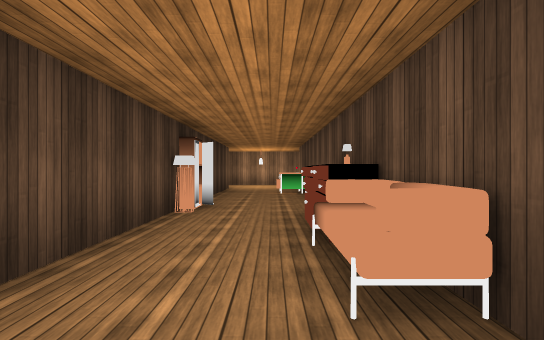
[1] (above)

21 first-person views from a walk through a Unity game level. The camera is 1.3 m above the floor, looks level and sees 75° across. The floor is counted in squares, 2.4 m on a side. Each view is taken from the middle of a square. On the plan, view 1 faces up. The plan holds only what a view shows up to about 9 squares ahead; the rest is blank. The place goes on beyond the plan. The player is left out. Door leaves are left out, so doorways stand open. Some surface patterns are stand-ins.

[2]
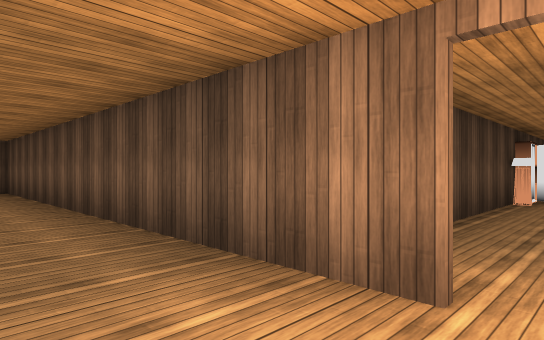

[3]
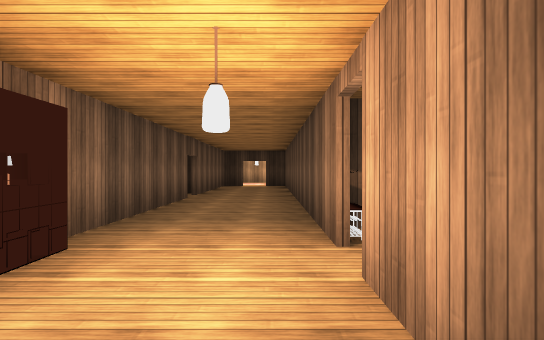

[4]
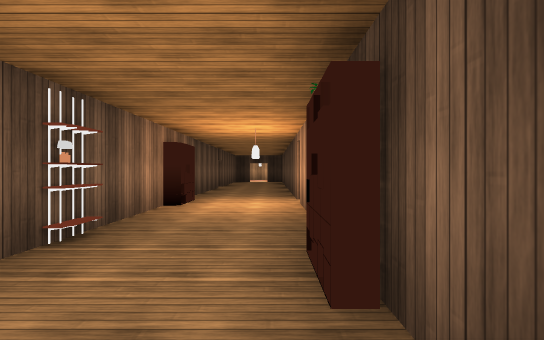

[5]
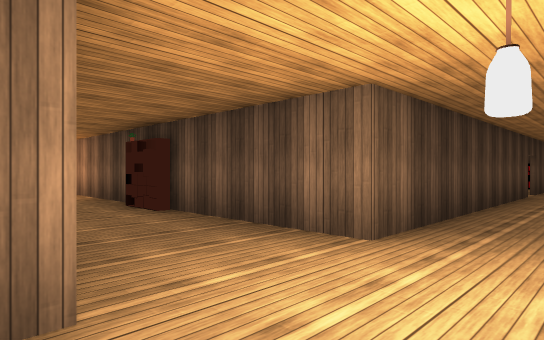

[6]
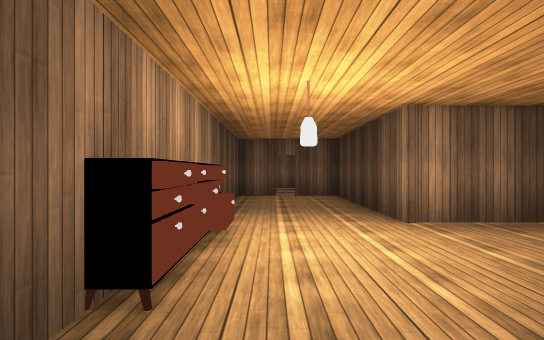

[7]
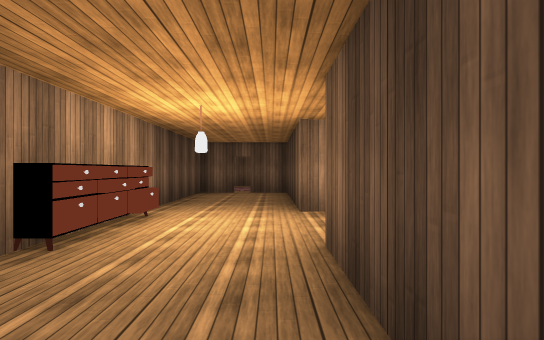

[8]
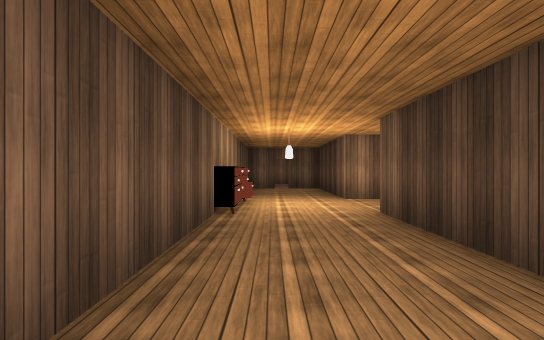

[9]
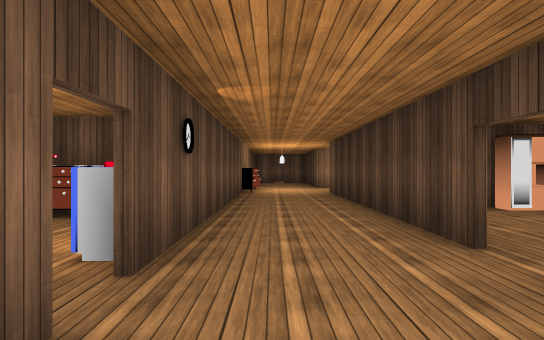

[10]
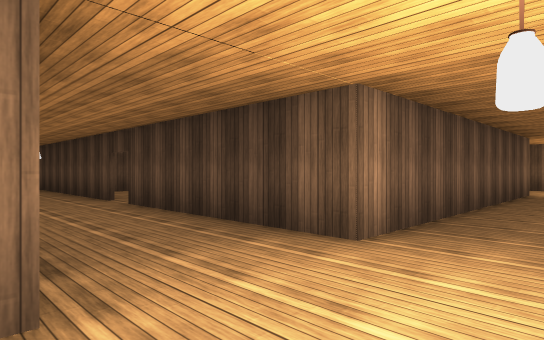

[11]
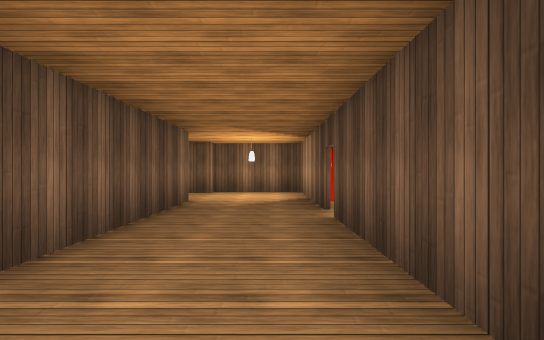

[12]
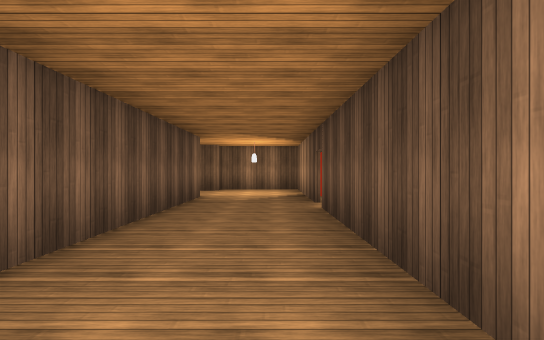

[13]
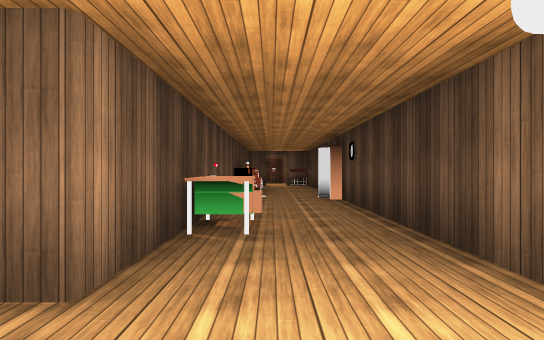

[14]
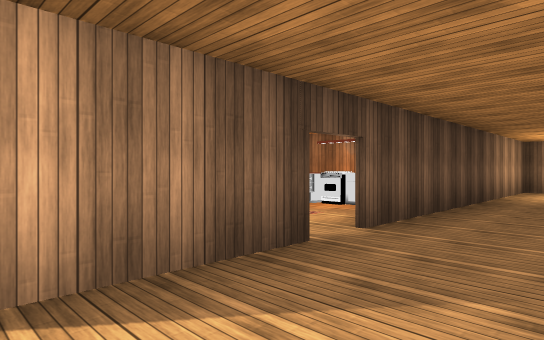

[15]
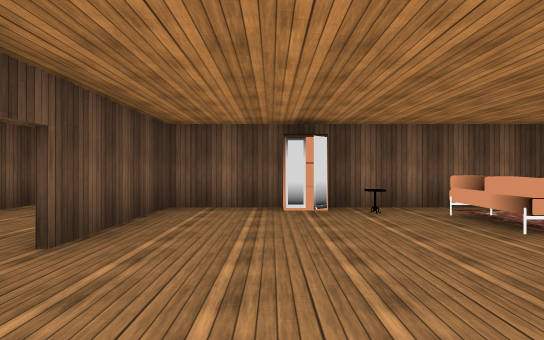

[16]
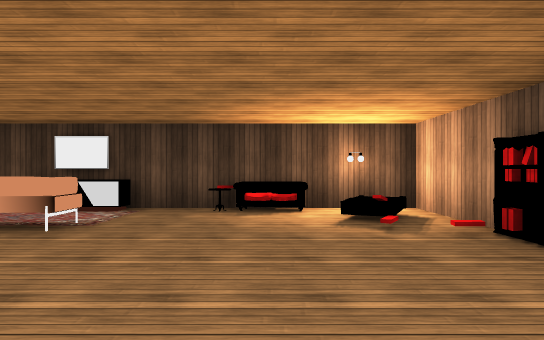

[17]
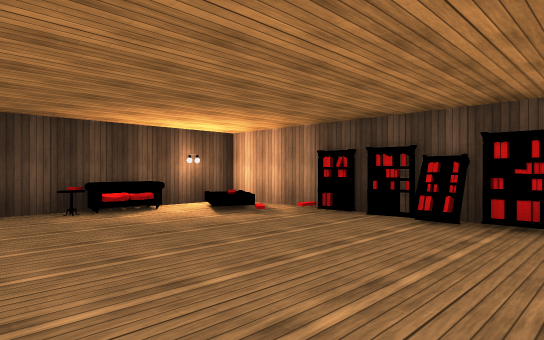

[18]
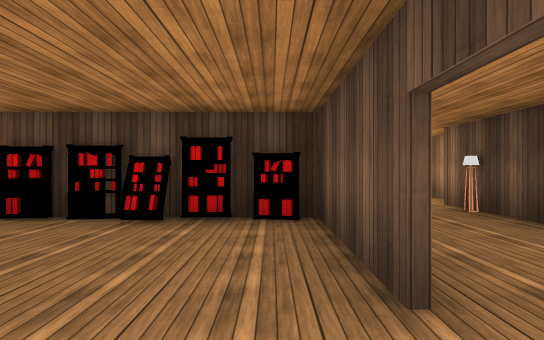

[19]
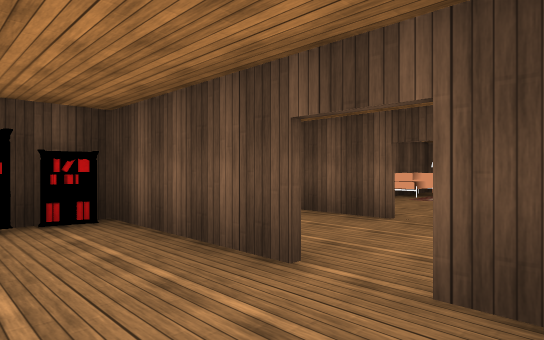

[20]
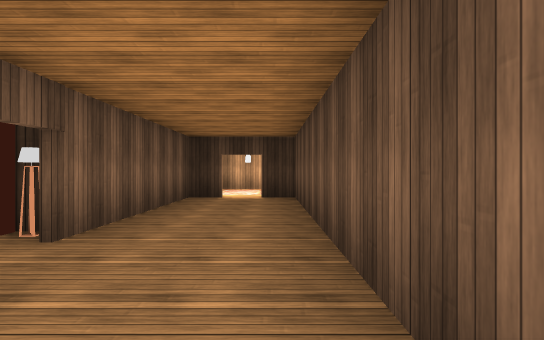

[21]
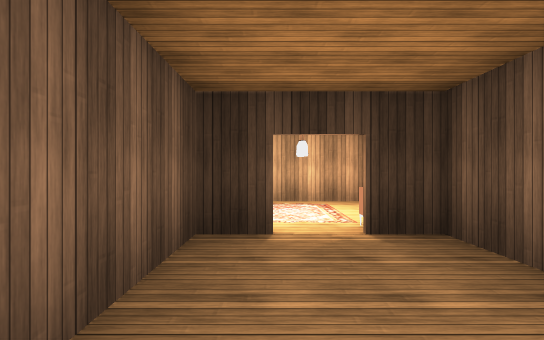

### Floor plan
Points are (right, up) in squares from view 1. A wall is a line through its corners. A room is listed if a view was taken in it or the views show most of it. See-through windows are left out.
Room 1 (views 1, 2, 3, 4, 5, 6, 7)
walls: (6.1, -2.6) (7.6, -2.6) (7.6, -6.5) (8.5, -6.5); (9.5, -2.2) (9.5, -0.2); (-0.5, -0.5) (-2.5, -0.5); (7.6, 3.4) (7.6, -0.5) (0.1, -0.5); (9.7, -6.4) (9.7, 3.6); (-2.5, -2.6) (3.9, -2.6)
ways out: opening at (9, 3) to room 2; opening at (-1.5, -2) to room 5; opening at (0, 0) to room 6; open door at (9, -6)
objects: other object (0, -3); other object (3, -3); other object (4, -1)
Room 2 (views 8, 9)
walls: (9.7, 6.8) (9.7, 9.4); (7.6, 5.6) (7.6, 3.4); (7.6, 9.6) (7.6, 6.4)
ways out: opening at (9, 3) to room 1; opening at (9, 9) to room 3; open door at (8, 6) to room 4; open door at (10, 7)
objects: other object (12, 7)
Room 3 (views 10, 11, 12, 13, 14)
walls: (2.1, 12.7) (-1.8, 12.7) (-1.8, 10.6) (-1.3, 10.6); (0.8, 10.6) (7.6, 10.6) (7.6, 9.6); (9.7, 9.4) (9.7, 10.6); (10.2, 11.5) (10.2, 12.7) (2.9, 12.7)
ways out: opening at (9, 9) to room 2; opening at (-0.5, 9.5) to room 6; open door at (2.5, 13)
objects: other object (1, 13)
Room 4 (views 15, 16, 17, 18, 19)
walls: (7.5, 6.4) (7.5, 9.1); (2, 5.6) (2, 2.9) (4.6, 2.9); (3.6, 9) (2, 9); (6.4, 2.9) (7.5, 2.9) (7.5, 5.6); (7.3, 8.7) (6.8, 8.9)
ways out: open door at (8, 6) to room 2
objects: other object (2, 4); other object (2, 6); other object (2, 7); other object (2, 8); other object (4, 4) to (4, 5); other object (4, 9); other object (5, 3); other object (5, 9); other object (6, 3); other object (6, 9)
Room 5 (views 20, 21)
walls: (-5, -2.6) (-2.5, -2.6); (-2.5, -0.5) (-10, -0.5); (-10, -1.9) (-10, -2.6) (-5.6, -2.6)
ways out: opening at (-1.5, -2) to room 1; open door at (-5, -3)
objects: other object (-10, -1)
Room 6 (no view inside)
walls: (-1.3, 4.4) (-1.3, 1.6); (0.8, 8.4) (0.8, 10.6); (0.8, 1) (0.8, 7.6); (-1.3, 10.6) (-1.3, 5.6)
ways out: opening at (0, 0) to room 1; opening at (-0.5, 9.5) to room 3
objects: other object (-1, 0); other object (-1, 5); other object (0, 3); other object (0, 9); other object (1, 2); other object (1, 8)

Positions as (right, up) in squares from view 1, and headings:
1: (0, 0), facing up
2: (0, -2), facing up-left
3: (2, -1), facing left
4: (6, -1), facing left
5: (9, -3), facing up-left
6: (9, 1), facing down
7: (8, 2), facing down
8: (9, 4), facing down
9: (9, 8), facing down
10: (10, 12), facing down-left
11: (7, 12), facing left
12: (8, 12), facing left
13: (0, 12), facing down
14: (0, 11), facing up-right
15: (6, 8), facing down
16: (7, 7), facing left
17: (7, 5), facing up-left
18: (7, 5), facing up
19: (6, 5), facing up-right
20: (-3, -1), facing left
21: (-7, -2), facing left
